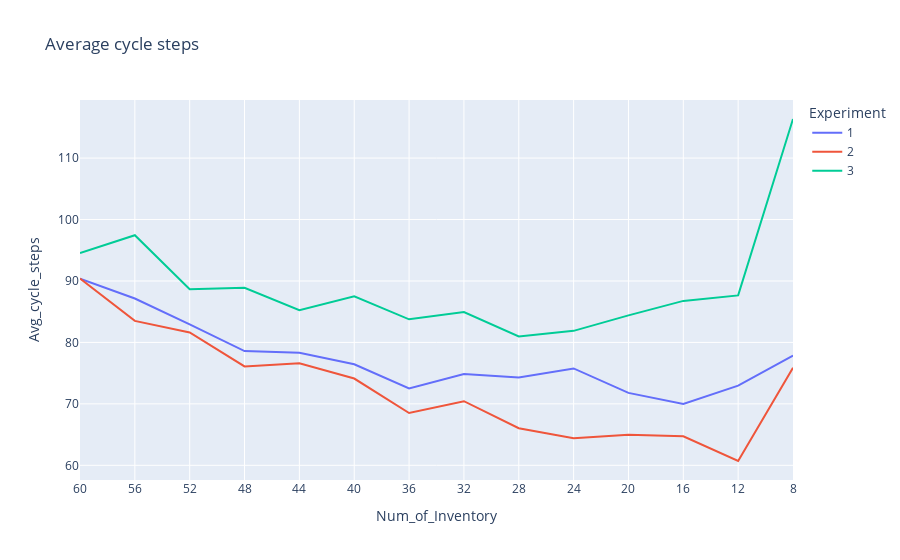

Write notebook code for a chart like this one.
### Markdown cell above
### 실험 3 : 에이전트의 한 사이클 평균 step 수

### Code cell
df_temp = df_all[df_all['Experiment'].isin([1,2,3])]

fig = px.line(df_temp, x = "Num_of_Inventory", y = "Avg_cycle_steps", title = "Average cycle steps", color = "Experiment")
fig.show()

### Figure 1 — Plotly figure (JSON) as saved in the notebook; plotly's stock layout.template omitted (floating-point values rounded to 4 significant figures)
{"data": [{"hovertemplate": "Experiment=1<br>Num_of_Inventory=%{x}<br>Avg_cycle_steps=%{y}<extra></extra>", "legendgroup": "1", "line": {"color": "#636efa", "dash": "solid"}, "marker": {"symbol": "circle"}, "mode": "lines", "name": "1", "orientation": "v", "showlegend": true, "type": "scatter", "x": ["60", "56", "52", "48", "44", "40", "36", "32", "28", "24", "20", "16", "12", "8"], "xaxis": "x", "y": [90.39, 87.14, 82.95, 78.59, 78.33, 76.45, 72.52, 74.87, 74.3, 75.76, 71.79, 70, 72.96, 77.86], "yaxis": "y"}, {"hovertemplate": "Experiment=2<br>Num_of_Inventory=%{x}<br>Avg_cycle_steps=%{y}<extra></extra>", "legendgroup": "2", "line": {"color": "#EF553B", "dash": "solid"}, "marker": {"symbol": "circle"}, "mode": "lines", "name": "2", "orientation": "v", "showlegend": true, "type": "scatter", "x": ["60", "56", "52", "48", "44", "40", "36", "32", "28", "24", "20", "16", "12", "8"], "xaxis": "x", "y": [90.39, 83.5, 81.62, 76.09, 76.59, 74.12, 68.51, 70.43, 66.03, 64.4, 64.98, 64.71, 60.7, 75.89], "yaxis": "y"}, {"hovertemplate": "Experiment=3<br>Num_of_Inventory=%{x}<br>Avg_cycle_steps=%{y}<extra></extra>", "legendgroup": "3", "line": {"color": "#00cc96", "dash": "solid"}, "marker": {"symbol": "circle"}, "mode": "lines", "name": "3", "orientation": "v", "showlegend": true, "type": "scatter", "x": ["60", "56", "52", "48", "44", "40", "36", "32", "28", "24", "20", "16", "12", "8"], "xaxis": "x", "y": [94.56, 97.45, 88.64, 88.88, 85.25, 87.49, 83.76, 84.94, 80.98, 81.88, 84.4, 86.76, 87.65, 116.4], "yaxis": "y"}], "layout": {"legend": {"title": {"text": "Experiment"}, "tracegroupgap": 0}, "title": {"text": "Average cycle steps"}, "xaxis": {"anchor": "y", "domain": [0, 1], "title": {"text": "Num_of_Inventory"}}, "yaxis": {"anchor": "x", "domain": [0, 1], "title": {"text": "Avg_cycle_steps"}}}}
